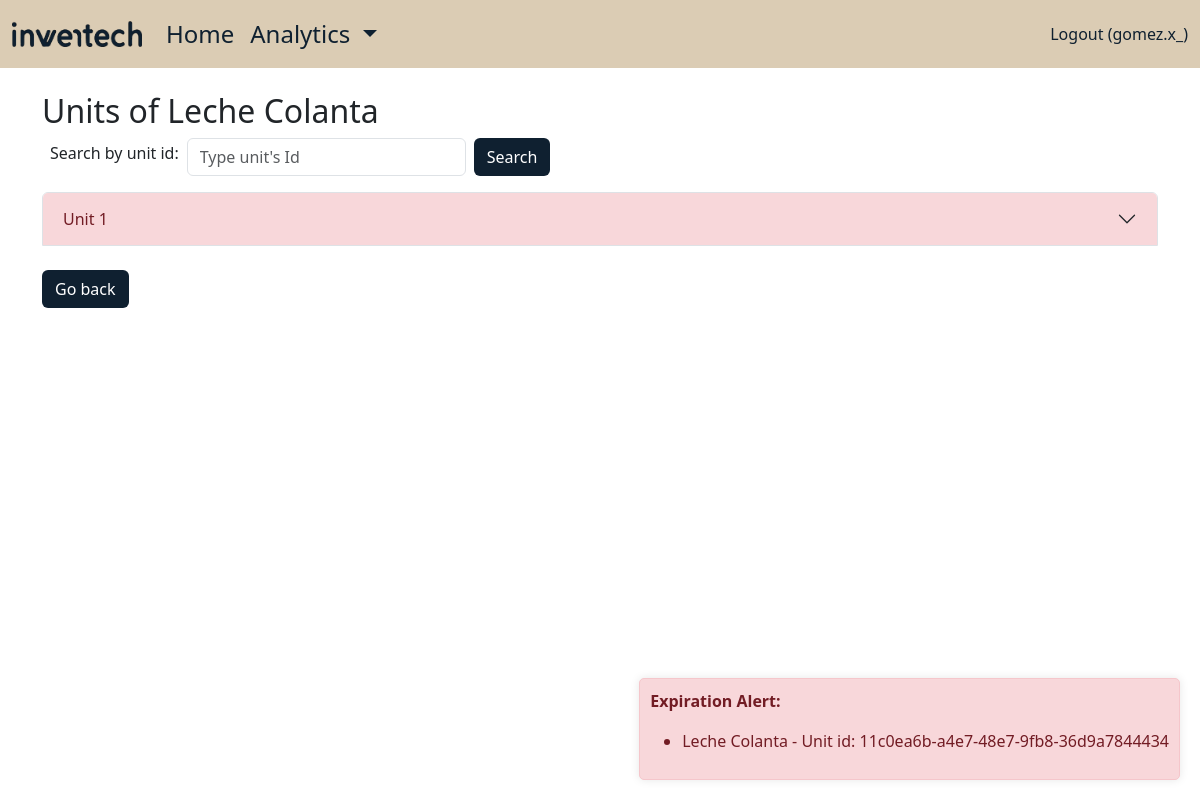
Page /UnitsDetail/e6578b84-2ad0-4e3f-abbd-f2331d05c73a/ (signed in) on the earlier database version.
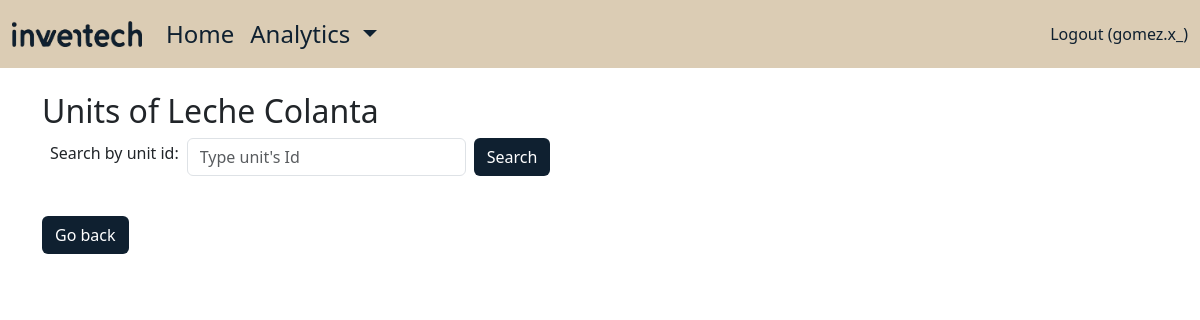
Same page on the later database version.
### inventech/models.py (models this page shows, shortened)
class ProductUnit(models.Model):
    product_id_foreign = models.ForeignKey(Product, on_delete=models.CASCADE) # Referencia el producto del cual es unidad, on_delete cascade indica que si se elimina el producto, se eliminan todas las unidades hijas de este
    unit_id = models.CharField(max_length=50, default=generate_uuid, editable=False)
    unit_expirationDate = models.DateField()
    unit_quality_state = models.CharField(max_length=50, default="Good condition", editable = False)
    @classmethod
    def verifyExpiration(cls, product):
        now = datetime.now().date()
        expiredProducts = cls.objects.filter(unit_expirationDate__lt = now, product_id_foreign = product)
        for item in expiredProducts:
            item.unit_quality_state = "Expired"
            item.save()
        return expiredProducts
    def save(self, *args, **kwargs):
        super().save(*args, **kwargs)
        product = self.product_id_foreign
        product.product_stock = ProductUnit.objects.filter(product_id_foreign=product).count()
        product.save()

class Product(models.Model):
    product_id = models.CharField(max_length=50, default=generate_uuid, editable=False)
    product_name = models.CharField(max_length=50)
    product_category = models.CharField(max_length=60)
    product_price = models.IntegerField(default=0)
    product_sales = models.IntegerField(default=0)
    product_expiration_count = models.IntegerField(default=0)
    product_stock = models.IntegerField(default=0, editable = False)
    product_description = models.CharField(max_length=100)
    product_image = models.ImageField(upload_to='inventech/images/', blank = True)
    product_assigned_suggestions = models.CharField(max_length=5000,default="Blank")
    assigned_company = models.ForeignKey(Company, on_delete=models.CASCADE) # References the company

### inventech/views.py (the view)
# urls.py: path('UnitsDetail/<str:product_id>/', inventechViews.unitsDetail, name='UnitsDetail'),
@login_required
def unitsDetail(request, product_id):
    product = get_object_or_404(Product, product_id=product_id)
    searchTerm = request.GET.get('searchUnit')
    if searchTerm:
        units = ProductUnit.objects.filter(unit_id__icontains = searchTerm, product_id_foreign = product)
    else:
        units = ProductUnit.objects.filter(product_id_foreign = product)
    expiredUnits = ProductUnit.verifyExpiration(product)
    return render(request, 'unitsDetail.html', {'searchTerm':searchTerm, 'product': product, 'units': units, 'expiredUnits': expiredUnits})

### inventech/templates/unitsDetail.html (shortened to what this page needs)
{% extends 'base.html' %}
{% block content %}
<!doctype html>
<html lang="en">
  <head>
  </head>
  <body>
    <br>
    <h2>Units of {{product.product_name}}</h2>
    <form action="">
        <div class="mb-3 d-flex align-items-center">
            <label for="searchUnit" class="form-label mx-2">Search by unit id:</label>
            <input type="text" class="form-control w-25" name="searchUnit" placeholder="Type unit's Id"/>
            <button type="submit" class="btn btn-classic mb-0 mx-2">Search</button>
        </div>
    </form>
    <div class="accordion" id="accordionExample">
        {% for unit in units %}
        <div class="accordion-item">
          <h2 class="accordion-header">
            <button class="accordion-button collapsed {% if unit.unit_quality_state == 'Good condition' %}accordion-header-good{% elif unit.unit_quality_state == 'Expired' %}accordion-header-expired{% endif %}" type="button" data-bs-toggle="collapse" data-bs-target="#collapseOne{{ forloop.counter }}" aria-expanded="false" aria-controls="collapseOne{{ forloop.counter }}">
              Unit {{forloop.counter}}
            </button>
          </h2>
        </div>
        {% endfor %}
        <br>
        <a href="{% url 'home'%}" class="btn btn-classic"> Go back</a>
        {% if expiredUnits %}
        <div class="notificacion">
            <p><strong>Expiration Alert:</strong></p>
            <ul>
                {% for unit in expiredUnits %}
                <li>{{ unit.product_id_foreign.product_name}} - Unit id: {{ unit.unit_id }}</li>
                {% endfor %}
            </ul>
        </div>
        {% endif %}
    </div>
  </body>
</html>
{% endblock content %}

Differences in the rows shown:
removed ProductUnit: product_id_foreign.product_name "Leche Colanta", unit_id "11c0ea6b-a4e7-48e7-9fb8-36d9a7844434"
Other differences:
text no longer shown: "Expiration Alert:"
